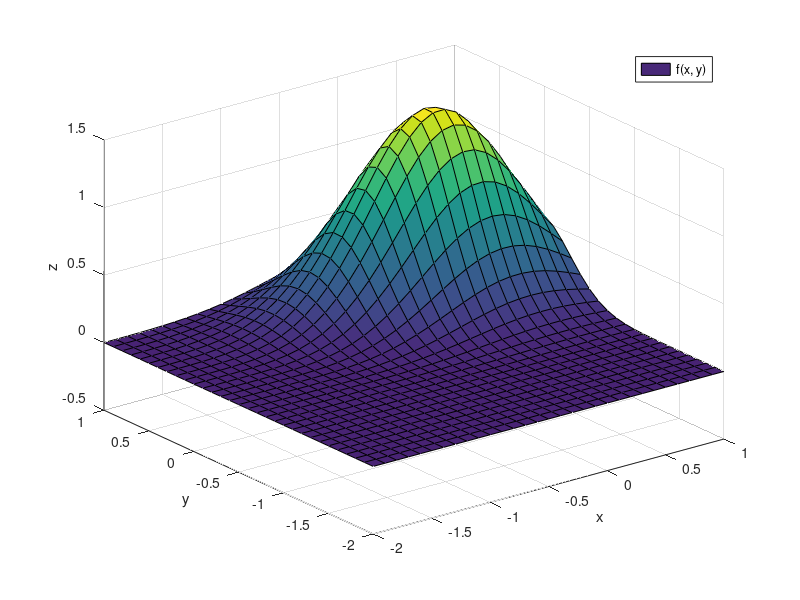

Here is the MATLAB script that generated this plot:
x = [-2:0.1:1];
y = [-2:0.1:1];
[XX, YY] = meshgrid(x, y);
ZZ = (cos(XX+YY).*(exp((-XX.^2)-3*YY.^2+x+2*YY)));
surf(XX, YY, ZZ)
legend('f(x, y)');
title('')
xlabel('x')
ylabel('y')
zlabel('z')
